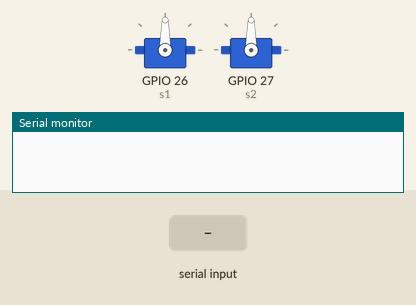
The sketch below on a simulated ESP32. Shown: 2 × servo, the last lines printed to the serial monitor. The test bench sets the inputs (shaded band).

Above: at 1.2 s.
1.3 s: "90,45\n" received over Serial
At 1.9 s:
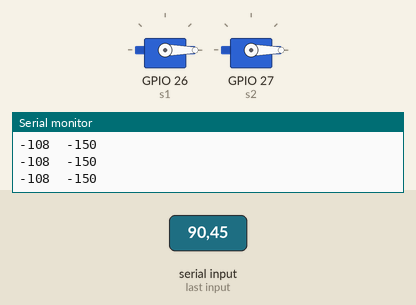
2.8 s: "P90\n" received over Serial
Timing chart, 0 to 5.8 s (numbered marks = the images above; inputs shaded):
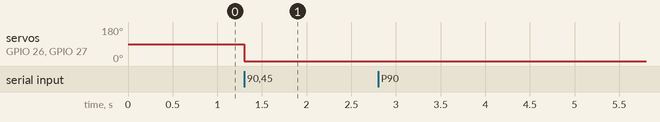

The sketch:

Two-axleSWC.ino
```cpp
#include <Servo.h>
Servo s1, s2;
int pan, tilt;
char mess;
int x, y;

void setup() {
    Serial.begin(9600);
    s1.attach(26);
    s2.attach(27);
}

void loop() {
    if (Serial.available() > 0) {
        mess = Serial.read();
        if (mess == 'P') {
            pan = Serial.parseInt();
            Serial.println(pan);
        }
        if (mess == 'T') {
            tilt = Serial.parseInt();
            Serial.println(tilt);
        }

        x = map(pan, 150, 400, 0, 180);
        y = map(tilt, 150, 330, 0, 180);
        Serial.println(String(x) + "\t" + String(y));
        s1.write(x);
        s2.write(y);
    }
}
```

Measured:
- after the input at 1.3 s, servo on GPIO 26 (s1), servo on GPIO 27 (s2): 90° → 0° at once
